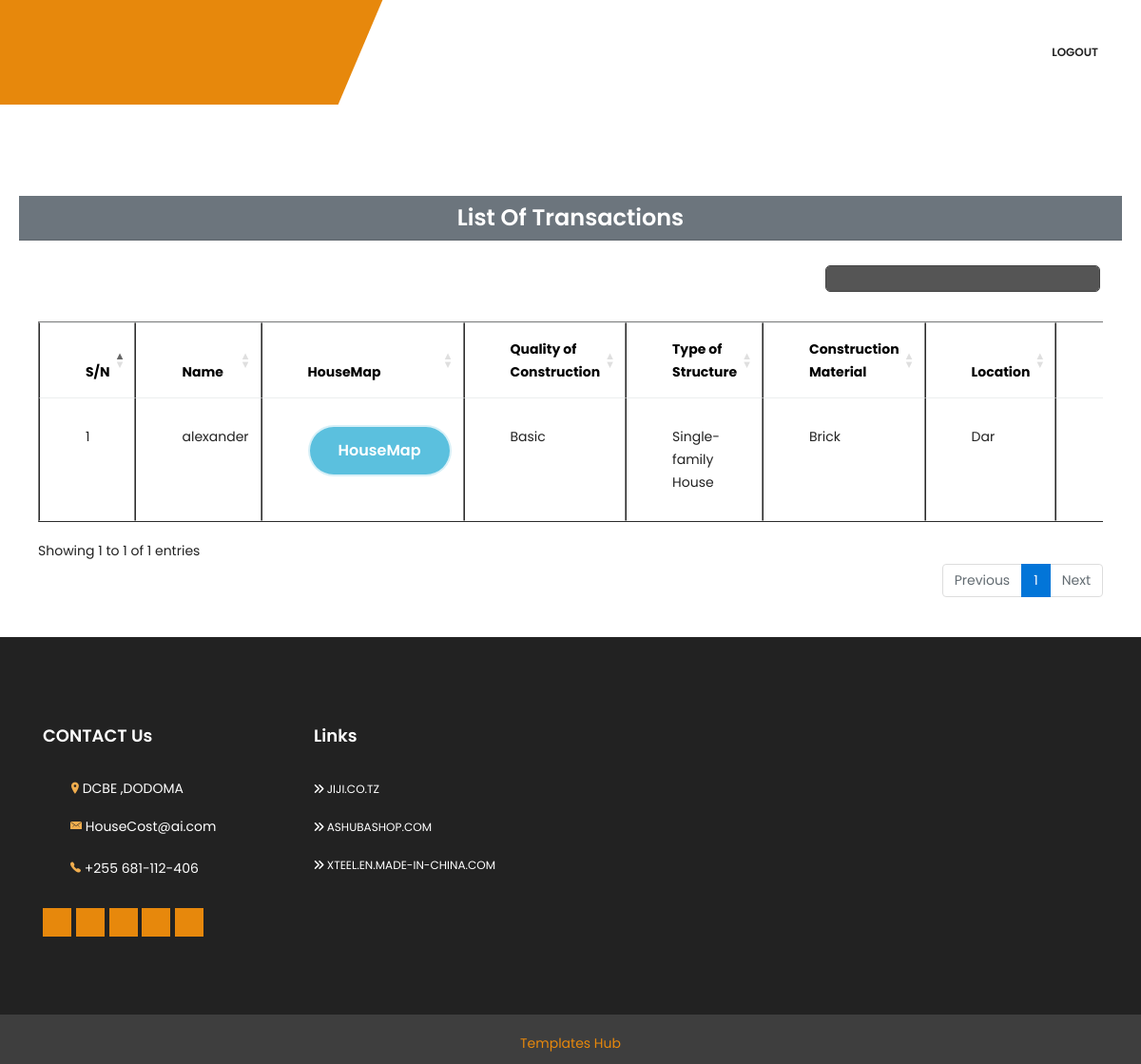
The page /admin-history (signed in) on the database as committed earlier.
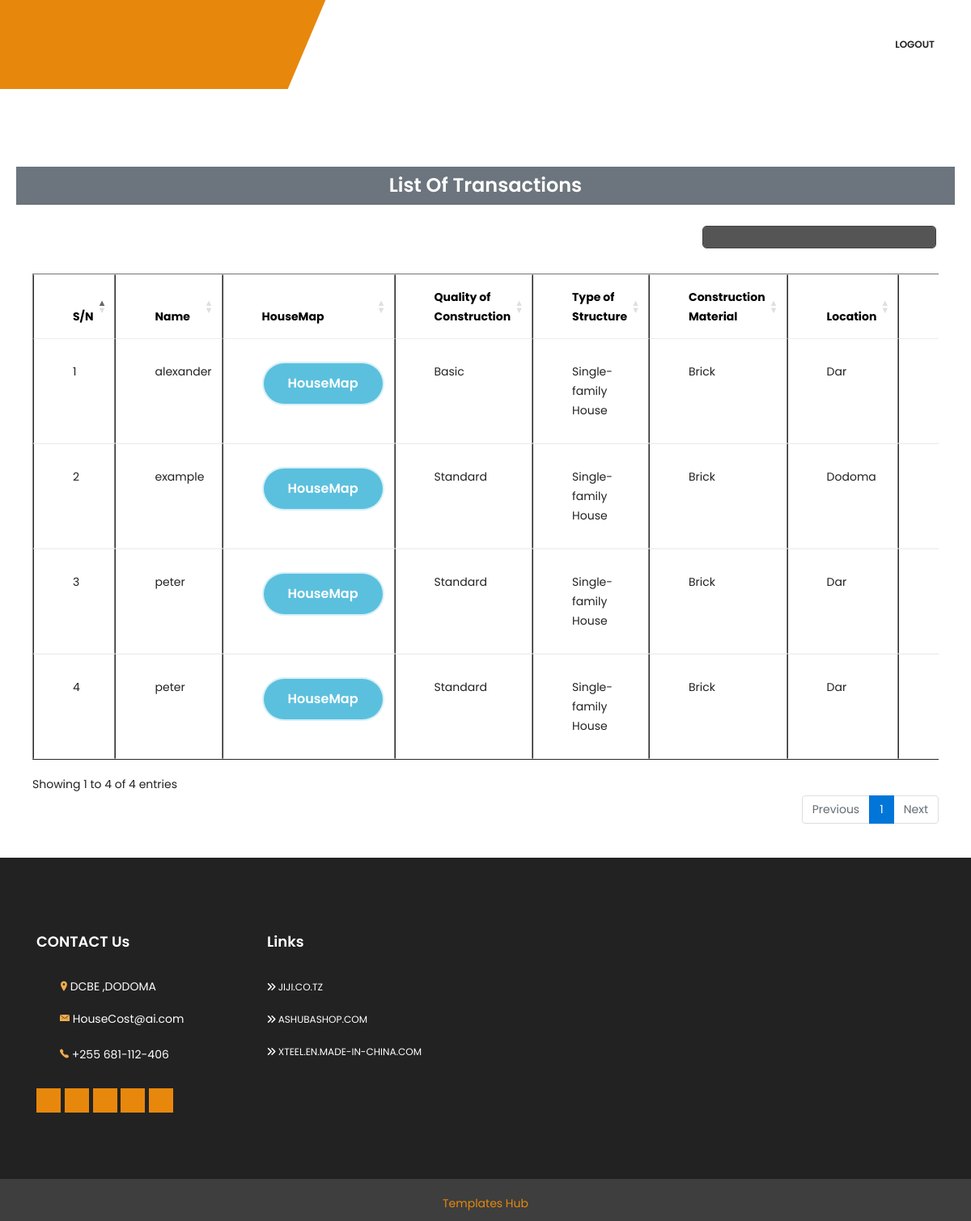
The same page on the database as committed later.
### HouseCostApp/models.py (models this page shows, shortened)
class HouseCost(models.Model):
    user = models.ForeignKey(CustomUser, on_delete=models.CASCADE)
    house_map = models.OneToOneField(
        HouseMap,
        on_delete=models.CASCADE,
        related_name='house_cost',
        null=True,
        blank=True
    )
    quality_of_construction = models.CharField(max_length=50)
    type_of_structure = models.CharField(max_length=50)
    door_material = models.CharField(max_length=50)
    window_material = models.CharField(max_length=50)
    construction_material = models.CharField(max_length=50)
    location_of_house = models.CharField(max_length=50)
    location_nature = models.CharField(max_length=50)
    construction_period = models.IntegerField()
    predicted_price = models.FloatField(default=0.0)
    numberfloor = models.IntegerField(default=1)
    ai_result = models.TextField(blank=True, null=True)
    date_created = models.DateTimeField(auto_now_add=True)

class CustomUser(AbstractBaseUser, PermissionsMixin):
    email = models.EmailField(unique=True)
    name=models.TextField(max_length=30,default=None)
    user_type = models.CharField(max_length=20)
    is_active = models.BooleanField(default=True)
    is_staff = models.BooleanField(default=False)
    created_at = models.DateTimeField(auto_now_add=True)
    USERNAME_FIELD = "email"
    REQUIRED_FIELDS = ["user_type"]
    objects = CustomUserManager()
    groups = models.ManyToManyField(
        Group, verbose_name=_("groups"), blank=True, related_name="custom_user_groups"
    )
    user_permissions = models.ManyToManyField(
        Permission,
        verbose_name=_("user permissions"),
        blank=True,
        related_name="custom_user_permissions",
    )

### HouseCostApp/controllers/user.py (the view)
# urls.py: path('admin-history', login_required(views.historyview), name='admin-history'),
def historyview(request):
    houses = HouseCost.objects.all()
    return render(request, 'admin_history.html', {'houses': houses})

### HouseCostApp/templates/admin_history.html (shortened to what this page needs)
{% extends 'layouts/admin-base.html' %}
{% block content %}
{% load static %}
<div class="pt-90 pt-xs-50">
    <div class="card bg-dark text-black">
        <div class="card-header bg-secondary text-center">
            <h2>List Of Transactions</h2>
        </div>
        <div class="card-body">
            <div class="table-responsive">
             <table class="table" id="userTable"  border="1">
               <thead>
                <tr>
                <th style="color:black;">S/N</th>
				<th style="color:black;">Name</th>
				<th style="color:black;">HouseMap</th>
                <th style="color:black;">Quality of Construction</th>
                <th style="color:black;">Type of Structure</th>
                <th style="color:black;">Construction Material</th>
                <th style="color:black;">Location</th>
                <th style="color:black;">Location Nature</th>
               </tr>
              </thead>
               <tbody>
              {% for house in houses %}
                <tr>
                    <td>{{ forloop.counter }}</td>
					<td>{{ house.user.name }}</td>
					<td>
						<button type="button" class="btn btn-info btn-sm view-house" data-id="{{ house.id }}" data-type="image" >HouseMap</button>
					</td>
                    <td>{{ house.quality_of_construction }}</td>
                    <td>{{ house.type_of_structure }}</td>
                    <td>{{ house.construction_material }}</td>
                    <td>{{ house.location_of_house }}</td>
                    <td>{{ house.location_nature }}</td>
                </tr>
               {% endfor %}
              </tbody>
          </table>
        </div>
    </div>
    </div>
</div>
{% endblock %}

### HouseCostApp/templates/layouts/admin-base.html (shortened to what this page needs)
<!DOCTYPE html>
<html lang="en">
{% include './heads.html' %}
<body>
{% include './admin-header.html' %}
		<div class="main-banner">
  {% block content %}{% endblock %}
{% include './footer.html' %}
        </div>
</body>

### HouseCostApp/templates/layouts/heads.html (shortened to what this page needs)
{% load static %}
<head>
    <link rel="stylesheet" href="https://cdn.datatables.net/1.13.4/css/dataTables.bootstrap5.min.css">
    <link rel="stylesheet" href="https://cdn.datatables.net/2.0.8/css/dataTables.dataTables.css" />
    <link href="{% static 'assets/css/bootstrap.min.css' %}" rel="stylesheet" type="text/css">
    <link href="{% static 'assets/css/owl.carousel.css' %}" rel="stylesheet" type="text/css">
    <link href="{% static 'assets/css/font-awesome.css' %}" rel="stylesheet" type="text/css">
    <link href="{% static 'assets/css/ionicons.css' %}" rel="stylesheet" type="text/css">
    <link href="{% static 'assets/css/flaticon.css' %}" rel="stylesheet" type="text/css">
    <link href="{% static 'assets/css/simple-line-icons.css' %}" rel="stylesheet" type="text/css">
    <link href="{% static 'assets/css/animate.css' %}" type="text/css" rel="stylesheet">
    <link href="{% static 'assets/css/jquery-ui.min.css' %}" type="text/css" rel="stylesheet">
    <link href="{% static 'assets/css/settings.css' %}" type="text/css" rel="stylesheet" media="screen">
    <link href="{% static 'assets/css/layers.css' %}" type="text/css" rel="stylesheet" media="screen">
    <link href="{% static 'assets/css/style.css' %}" type="text/css" rel="stylesheet">
    <link href="{% static 'assets/css/index.css' %}" type="text/css" rel="stylesheet">
    <link href="{% static 'assets/css/header.css' %}" type="text/css" rel="stylesheet">
    <link href="{% static 'assets/css/footer.css' %}" type="text/css" rel="stylesheet">
    <link href="{% static 'assets/css/theme-color/default.css' %}" rel="stylesheet" type="text/css" id="theme-color" />
</head>

### HouseCostApp/templates/layouts/admin-header.html (shortened to what this page needs)
{% load static %}
<header id="header" class="header">
    <div class="nav-wrap">
        <div class="container">
            <div class="row">
                <div class="col-md-3">
                    <div class="logo">
                    </div>
                </div>
                <div class="col-md-9 nav-bg d-flex align-items-center">
                    <nav class="navigation">
                        <ul>
                            {% if user.is_authenticated %}
                                <li>
                                    <a href="{% url 'logout' %}">Logout</a>
                                </li>
                            {% endif %}
                        </ul>
                    </nav>
                </div>
            </div>
        </div>
    </div>
</header>

### HouseCostApp/templates/layouts/footer.html
{% load static %}
<link href="https://cdnjs.cloudflare.com/ajax/libs/font-awesome/6.0.0-beta3/css/all.min.css" rel="stylesheet">
<footer class="footer pt-80 pt-xs-60">
    <div class="container">
        <div class="row footer-info mb-60">
            <div class="col-lg-3 col-md-4 col-xs-12 mb-sm-30">
                <h4 class="mb-30">CONTACT Us</h4>
                <address>
                    <i class="ion-ios-location bi bi-geo-alt-fill text-warning"></i> DCBE ,DODOMA
                </address>
                <ul class="link-small">
                    <li>
                        <a href="mailto:business@support.com"><i class="ion-ios-email bi bi-envelope-fill text-warning" style="font-size:1rem;"></i> HouseCost@ai.com</a>
                    </li>
                    <li>
                        <a><i class="ion-ios-telephone bi bi-phone-vibrate-fill -geo-alt-fill text-warning" style="font-size:1rem;"></i> +255 681-112-406</a>
                    </li>
                </ul>
                <div class="icons-hover-black">
                    <a href="javascript:avoid(0);"> <i class="bi bi-facebook text-warning" style="font-size:1rem;"></i></a>
                    <a href="javascript:avoid(0);"> <i class="bi bi-twitter text-warning" style="font-size:1rem;"></i></a>
                    <a href="javascript:avoid(0);"> <i class="bi bi-youtube text-warning" style="font-size:1rem;"></i> </a>
                     <a href="javascript:avoid(0);"> <i class="bi bi-instagram text-warning" style="font-size:1rem;"></i></a>
                     <a href="javascript:avoid(0);"> <i class="bi bi-linkedin text-warning" style="font-size:1rem;"></i></a>
                </div>
            </div>
            <div class="col-lg-4 col-md-6 col-xs-12 mb-sm-30">
                <h4 class="mb-30">Links</h4>
                <ul class="link blog-link">
                    <li>
                        <a href="https://www.jiji.co.tz"  target="_blank" rel="noopener noreferrer"><i class="fas fa-angle-double-right"></i> jiji.co.tz </a>
                    </li>
                    <li>
                        <a href="https://www.ashubashop.com"  target="_blank" rel="noopener noreferrer"><i class="fas fa-angle-double-right"></i> ashubashop.com</a>
                    </li>
                    <li>
                        <a href="http://xteel.en.made-in-china.com" target="_blank" rel="noopener noreferrer"><i class="fas fa-angle-double-right"></i> xteel.en.made-in-china.com</a>
                    </li>
                </ul>
            </div>
        </div>
    </div>
    <div class="copyright">
        <div class="container">
            <p class="">
                <a href="https://www.templateshub.net" target="_blank" class="text-decoration-none" style="color: #e7880c;">Templates Hub</a>
            </p>
        </div>
    </div>
</footer>

### HouseCostApp/templates/layouts/scripts.html (shortened to what this page needs)
{% load static %}

### HouseCostApp/static/assets/css/index.css (style rules this page uses)
.main-banner { position: relative; margin-top: 106px; overflow: hidden; }
.btn { border: 2px solid rgba(255, 255, 255, 0.76); border-radius: 100px; color: #fff; font-size: 16px; font-weight: 600; line-height: 1.5; outline: 0 none; padding: 13px 30px; position: relative; text-align: center; text-decoration: none; z-index: 1; }

### HouseCostApp/static/assets/css/header.css (style rules this page uses)
.header { background: #fff; position: fixed; left: 0; top: 0; width: 100%; z-index: 999; -webkit-transition: all 0.4s ease-out; transition: all 0.4s ease-out; }
.header:after { position: absolute; top: 0; left: 0; content: ''; width: 50%; height:100%; background:#e7880c; z-index: -1; margin-left: -250px; }
.header:before { position: absolute; top: 0; left: 50%; content: ''; width: 60px; height: 100%; background: #e7880c; z-index: -1; margin-left: -281px; transform: skew(-23deg); }
.navigation { width: 100%; }
.header ul { float: right; list-style: none; padding: 0; margin: 0; }
.header ul li { float: left; position: relative; }
.navigation ul li a { font-size: 12px; font-weight: 600; text-decoration: none; text-transform: uppercase; }
.navigation > ul > li > a { display: block; padding: 43px 16px; color: #222; transition: all 0.25s ease 0s; -webkit-transition: all 0.25s ease 0s; -moz-transition: all 0.25s ease 0s; -o-transition: all 0.25s ease 0s; outline: none; }
.navigation > ul > li:last-child a { padding-right: 0; }

### HouseCostApp/static/assets/css/footer.css (style rules this page uses)
.footer h4 { color: #fff; }
.footer-info .col-xs-12 { min-height: 200px; }
.footer ul { list-style: none; margin: 0px; padding: 0px; }
.footer .link a { color: #fff; font-size: 12px; font-weight: 400; text-transform: uppercase; }
.footer .link-small a { text-transform: none; }
.footer address { position: relative; padding-left: 30px; }
.footer .blog-link li { margin-right: 5px; margin-bottom: 15px; }
.footer .link-small a { color: #fff; position: relative; padding-left: 29px }
.footer .link-small li { margin-bottom: 20px; }
.footer .icons-hover-black i { width: 30px; height: 30px; text-align: center; line-height: 30px; margin-bottom: 15px; display: inline-block; margin-right: 1px; background:#e7880c; color: #fff; }
.footer .copyright { text-align: center; padding: 18px 0 10px; background:#3e3e3e; position: relative; }
.footer .icons-hover-black { padding-top: 10px; }
.copyright p { margin: 0px; }

### HouseCostApp/templates/admin_history.html (style rules this page uses)
.card { border: none; border-radius: 10px; padding: 20px; margin: auto; }
.card-header { border-radius: 10px 10px 0 0; padding: 10px; background-color: #6c757d; }
.card-header h2 { margin: 0; font-size: 24px; color: #fff; }
.card-body { border-radius: 0 0 10px 10px; padding: 20px; }
th { color:black; }

Rows that differ between the two databases and show on the page:
added HouseCost: user.name "example", quality_of_construction "Standard", type_of_structure "Single-family House", construction_material "Brick", location_of_house "Dodoma"
added HouseCost: user.name "peter", quality_of_construction "Standard", type_of_structure "Single-family House", construction_material "Brick", location_of_house "Dar"
added HouseCost: user.name "peter", quality_of_construction "Standard", type_of_structure "Single-family House", construction_material "Brick", location_of_house "Dar"
Other text that changed with them:
text written by a page script: "Showing 1 to 1 of 1 entries Previous 1 Next" → "Showing 1 to 4 of 4 entries Previous 1 Next"
